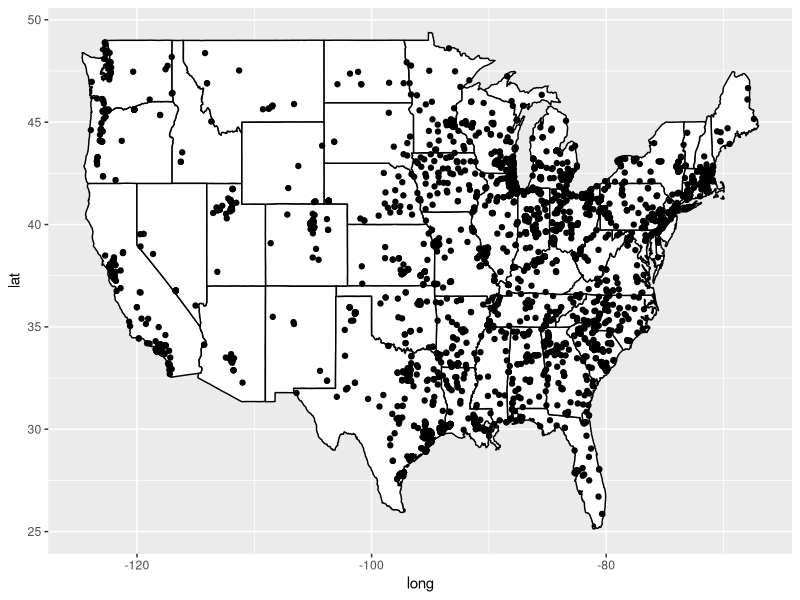
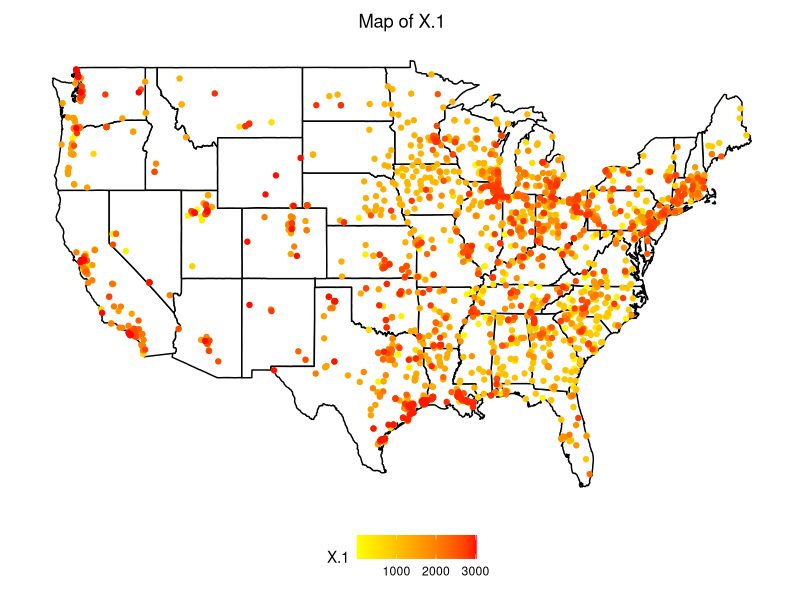
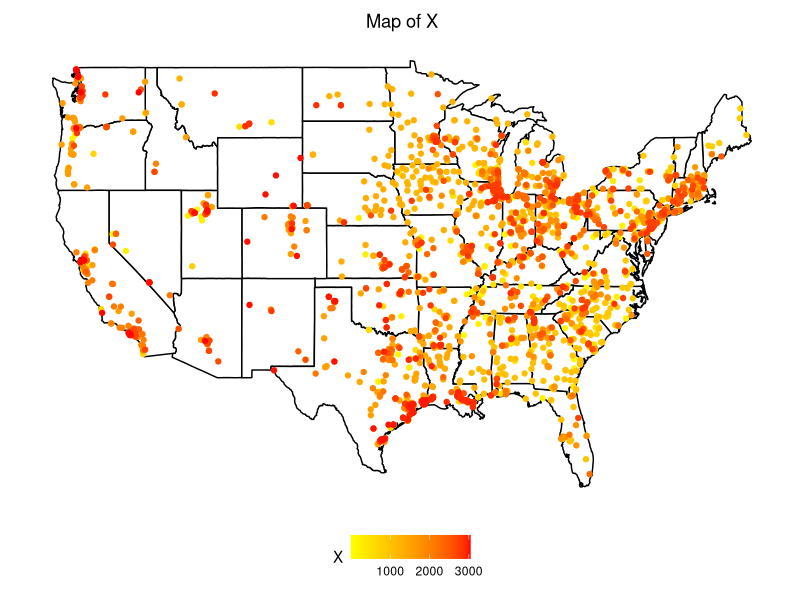
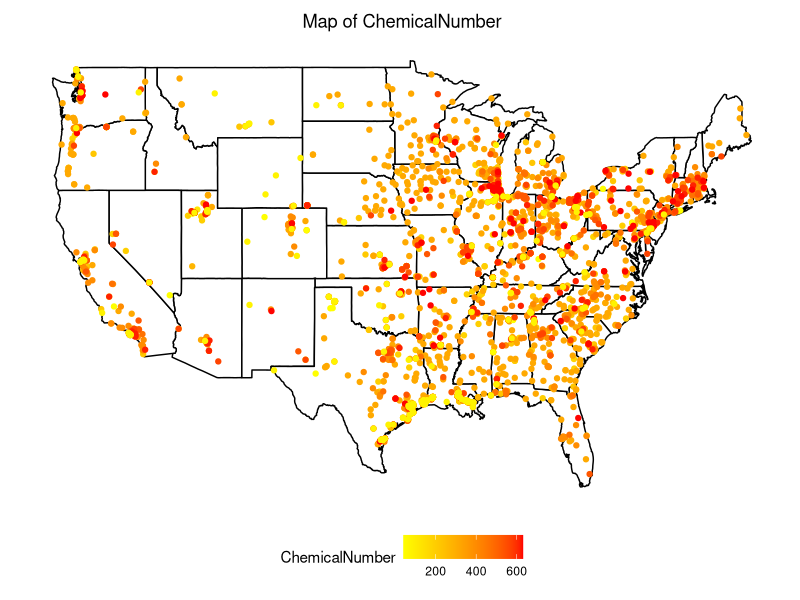
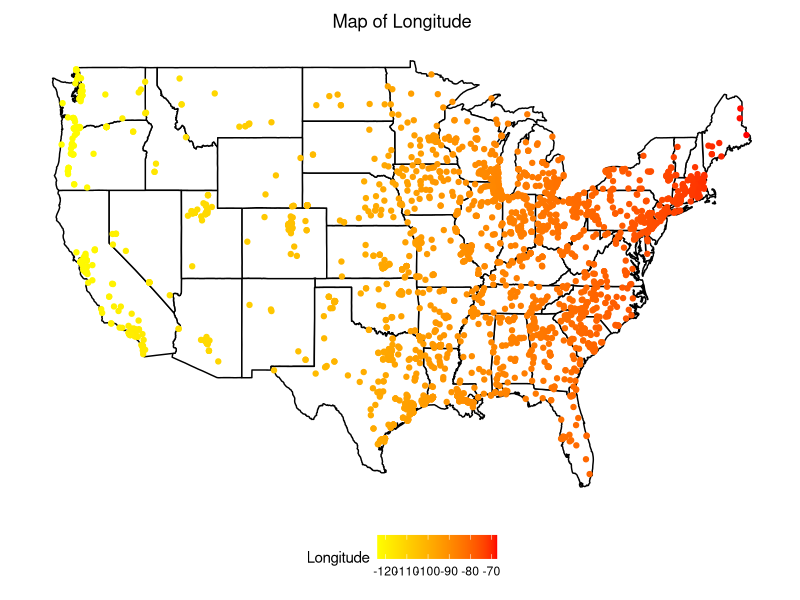
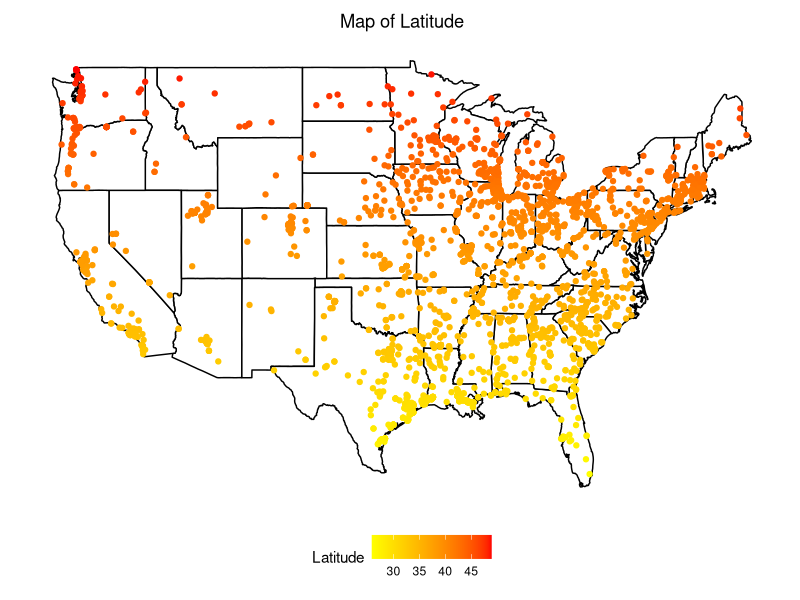
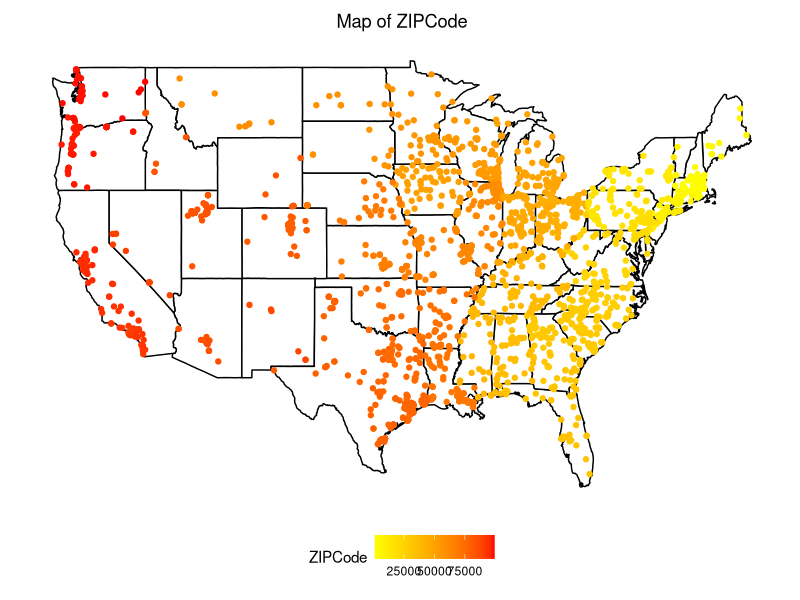
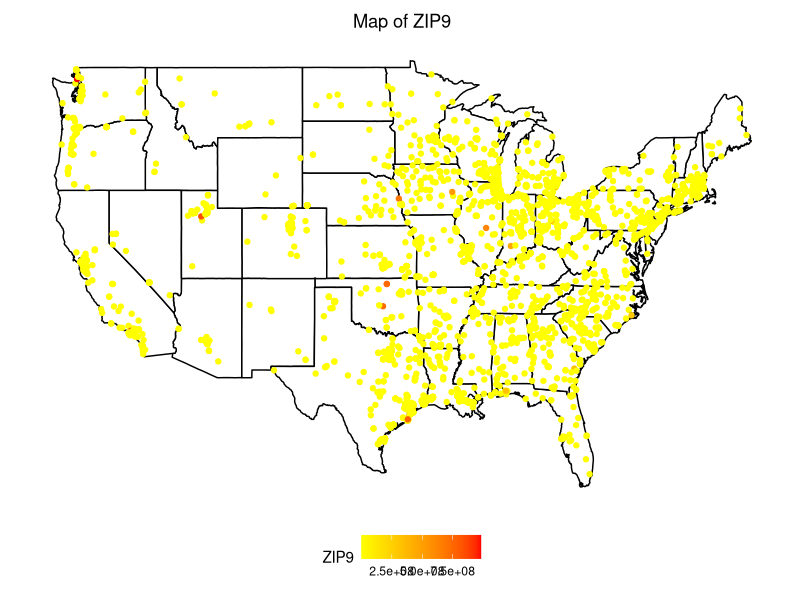

Generate these figures, in order, with R: (Note: this script raises an error after producing the figures.)
rm(list = ls())
library(readxl)
library(maps)
library(ggplot2)
library(sf)
#library(dplyr)
#library(PerformanceAnalytics)

raw=read.csv("data/DemographicImpactsofTRI.csv")

#pull out numeric & character only columns
numcols <- unlist(lapply(raw, is.numeric), use.names = FALSE)
chrcols <- unlist(lapply(raw, is.character), use.names = FALSE)
intcols <- unlist(lapply(raw, is.integer), use.names = FALSE) #n.b int cols count as numeric 

# Create a map of the United States
map_data <- map_data("state")

us_map <- ggplot(map_data, aes(x=long, y=lat)) +
  geom_polygon(aes(group=group), fill="white", color="black")

# Add points from 'raw' data frame to the map
us_map <- us_map + geom_point(data=raw, aes(x=Longitude, y=Latitude))

# Display the map with points
us_map

# Set fixed size and aspect ratio for map
map_size <- theme(
  plot.background = element_rect(fill = "white"),
  plot.margin = margin(10, 10, 10, 10),
  plot.title = element_text(hjust = 0.5),
  axis.line = element_blank(),
  axis.text = element_blank(),
  axis.ticks = element_blank(),
  axis.title = element_blank(),
  panel.grid = element_blank(),
  panel.border = element_blank(),
  panel.background = element_blank()
)

# Loop through numeric columns and add points to the map, colored by column
for (col in names(raw)[sapply(raw, is.numeric)]) {
  us_map <- ggplot(map_data, aes(x=long, y=lat)) +
    geom_polygon(aes(group=group), fill="white", color="black") +
    geom_point(data=raw, aes(x=Longitude, y=Latitude, color=.data[[col]])) +
    scale_color_gradient(low = "yellow", high = "red") +
    theme(legend.position = "bottom") +
    labs(title = paste("Map of", col)) +
    map_size
  
  print(us_map)
  #export to new exports folder when ready
}


#EXPORTING
# Convert 'raw' data frame to an sf object
raw_sf <- st_as_sf(raw, coords = c("Longitude", "Latitude"), crs = st_crs(4326))

# Export the sf object as a shapefile
st_write(raw_sf, "data/TSCAfacilities.shp")
